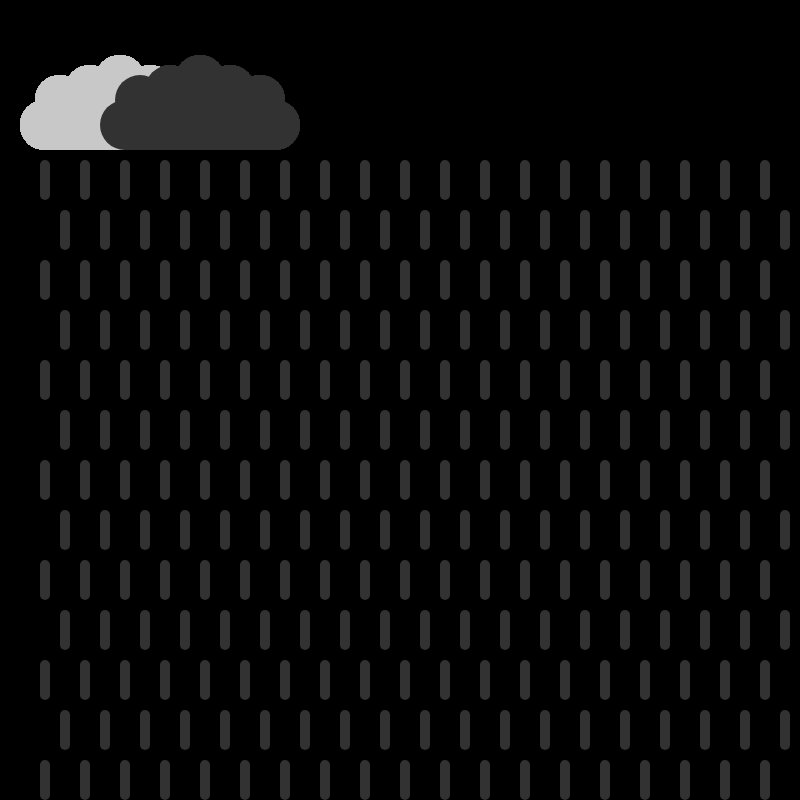
Frame 1 (no input)
Frame 60 (no input): identical to frame 1, image omitted
Frame 120 (the mouse pressed at the canvas centre since frame 60): identical to frame 1, image omitted

The p5.js sketch that drew this single still picture (run headless with seeded random() and noise() and a simulated clock; from frame 60 on, the mouse is pressed at the canvas centre):

// p5.js sketch
// ── sketch.js
function setup() {
  createCanvas(800, 800);
  background(255);
  strokeWeight(2);
  stroke(0);
  noFill();
}

function draw() {

mouseX = background(0)
  let stepsx = 40;
  let stepsy = 100;
  for (var x = 20; x < width; x += stepsx) {
    for (var y = 120; y < height; y += stepsy) {

      fill(200);
      noStroke();
      rect(100-80, 100, 200, 50, 30);
      ellipse(140-80, 100, 50)
      ellipse(170-80, 90, 50)
      ellipse(200-80, 80, 50)
      ellipse(230-80, 90, 50)
      ellipse(260-80, 100, 50)

      fill(50);
      noStroke();
      rect(100, 100, 200, 50, 30);
      ellipse(140, 100, 50)
      ellipse(170, 90, 50)
      ellipse(200, 80, 50)
      ellipse(230, 90, 50)
      ellipse(260, 100, 50)


      rect(x + 20, y + 40, 10, 40, 30);
      rect(x + 40, y + 90, 10, 40, 30);




    }
  }
}
